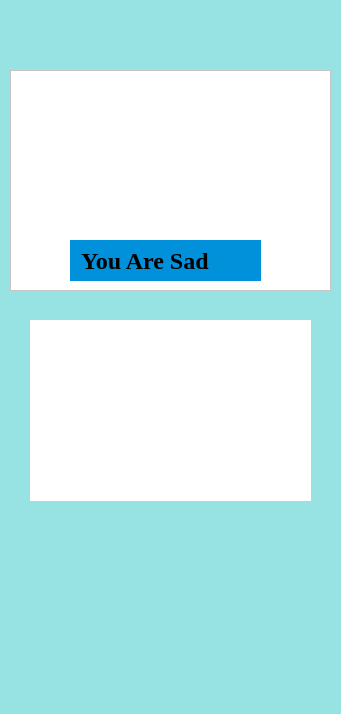
<?xml version="1.0" encoding="UTF-8"?>
<ui version="4.0">
 <class>Dialog</class>
 <widget class="QDialog" name="Dialog">
  <property name="geometry">
   <rect>
    <x>0</x>
    <y>0</y>
    <width>341</width>
    <height>714</height>
   </rect>
  </property>
  <property name="windowTitle">
   <string>Dialog</string>
  </property>
  <property name="styleSheet">
   <string notr="true">background-color:  rgb(151, 227, 227);</string>
  </property>
  <widget class="QWidget" name="biometric_2" native="true">
   <property name="geometry">
    <rect>
     <x>30</x>
     <y>320</y>
     <width>281</width>
     <height>181</height>
    </rect>
   </property>
   <property name="styleSheet">
    <string notr="true">background-color: rgb(255, 255, 255)</string>
   </property>
  </widget>
  <widget class="QFrame" name="Frame_Sad">
   <property name="geometry">
    <rect>
     <x>10</x>
     <y>70</y>
     <width>321</width>
     <height>221</height>
    </rect>
   </property>
   <property name="styleSheet">
    <string notr="true">background-color: rgb(255, 255, 255);</string>
   </property>
   <property name="frameShape">
    <enum>QFrame::StyledPanel</enum>
   </property>
   <property name="frameShadow">
    <enum>QFrame::Raised</enum>
   </property>
   <widget class="QLabel" name="label">
    <property name="geometry">
     <rect>
      <x>60</x>
      <y>170</y>
      <width>191</width>
      <height>41</height>
     </rect>
    </property>
    <property name="font">
     <font>
      <family>Times New Roman</family>
      <pointsize>18</pointsize>
      <weight>75</weight>
      <bold>true</bold>
     </font>
    </property>
    <property name="styleSheet">
     <string notr="true">background-color: rgb(0, 145, 218)</string>
    </property>
    <property name="text">
     <string>  You Are Sad</string>
    </property>
   </widget>
  </widget>
  <widget class="QLabel" name="opencam2">
   <property name="geometry">
    <rect>
     <x>90</x>
     <y>530</y>
     <width>151</width>
     <height>141</height>
    </rect>
   </property>
   <property name="text">
    <string/>
   </property>
   <property name="pixmap">
    <pixmap>image_2024-11-18_134353450-removebg-preview.png</pixmap>
   </property>
   <property name="scaledContents">
    <bool>true</bool>
   </property>
  </widget>
 </widget>
 <resources/>
 <connections/>
</ui>
